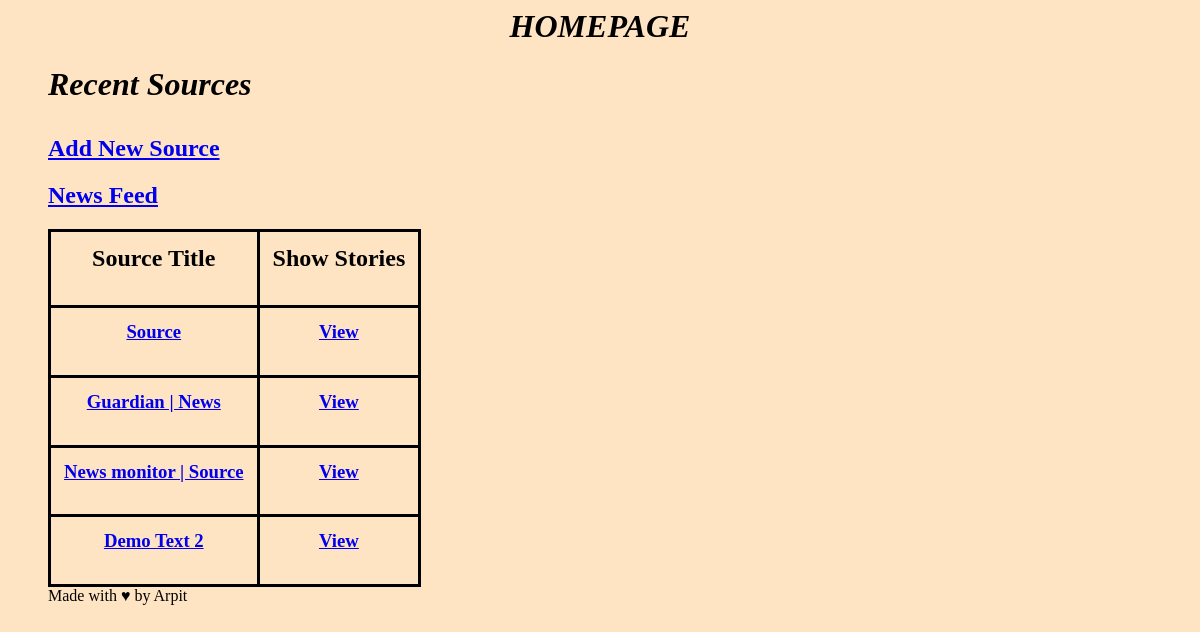
Before: / with the older database file.
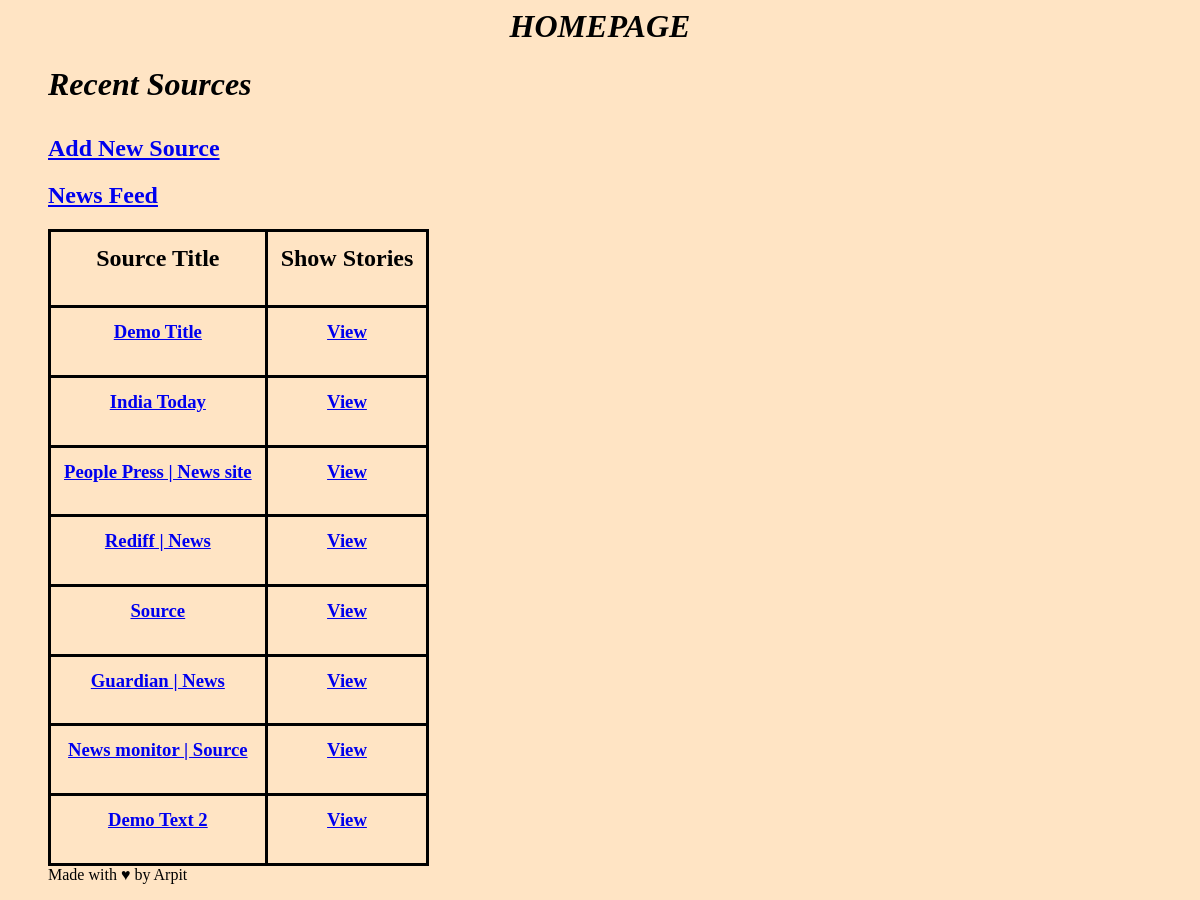
After: the same page with the newer database file.
### source/models.py (models this page shows)
class Sources(models.Model):
    title_text = models.CharField('Enter Title',max_length=200)
    pub_date = models.DateTimeField('Date Published',default=timezone.now)
    url_text = models.CharField('Enter URL',max_length=200)
    rss_text = models.CharField('Enter RSS',max_length=200)
    author_text = models.CharField('Enter Author Name',max_length=50,null=True)
    created_by = models.CharField('Created By',default=User,max_length=20,null=True)
    created_on = models.DateTimeField('Created on',default=timezone.now)

### source/views.py (the view)
# urls.py: path('', views.IndexView.as_view(), name='index'),
class IndexView(generic.ListView):
    model =  Sources
    template_name = 'source/index.html'
    context_object_name = 'latest_title_list'
    def get_queryset(self):
        return Sources.objects.filter(
            pub_date__lte=timezone.now()
        ).order_by('-pub_date')[:10]

### source/templates/source/index.html (shortened to what this page needs)
<html>
{% load static %}
<link rel="stylesheet" type="text/css" href="{% static 'source/style.css' %}">
<body>
<h1 style="text-align:center;">HOMEPAGE</h1>
{% if latest_title_list %}
    <ul>
    <p><strong><h1>
    Recent Sources
    </strong></p></h1>
   <p> <h2><a href="{% url 'source:source_new' %}" >Add New Source</a></h2>
      <h2><a href="{% url 'story:newsfeed' %}" >News Feed</a></h2></p>
<table>
  <tr>
    <th><h2>Source Title</h2></th>
    <th><h2>Show Stories</h2></th>
  </tr>
  {% for title in latest_title_list %}
  <tr>
    <td><h3><a href="{% url 'source:detail' title.id%}">{{ title.title_text }}</h3></a></td>
    <td><h3><a href="{% url 'story:story' title.id %}">View</h3></a></td>
  </tr>
  {% endfor %}
</table>
{% else %}
    <h1><p>No Titles are available.</p></h1>
{% endif %}
</body>
<div>
<footer> Made with &hearts; by Arpit</footer>
</div>
</html>

### source/static/source/style.css (style rules this page uses)
body { background-color: bisque; }
h1 { font-style: italic; }
table, th, td { border: 3px solid black; border-collapse: collapse; padding: 13px; text-align: center; border-spacing: 5px; }
ul { list-style-type: circle; }

Changed rows visible on the page:
added Sources: title_text "Demo Title"
added Sources: title_text "India Today"
added Sources: title_text "People Press | News site"
added Sources: title_text "Rediff | News"
